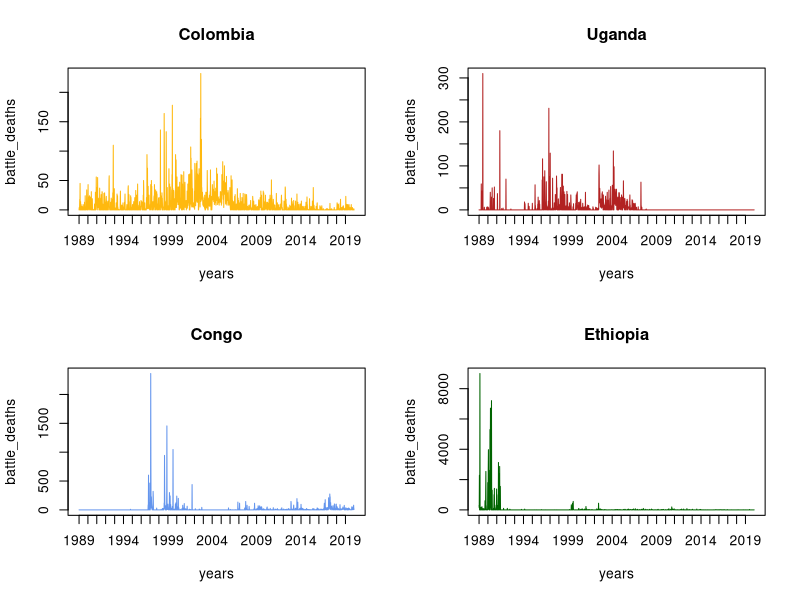
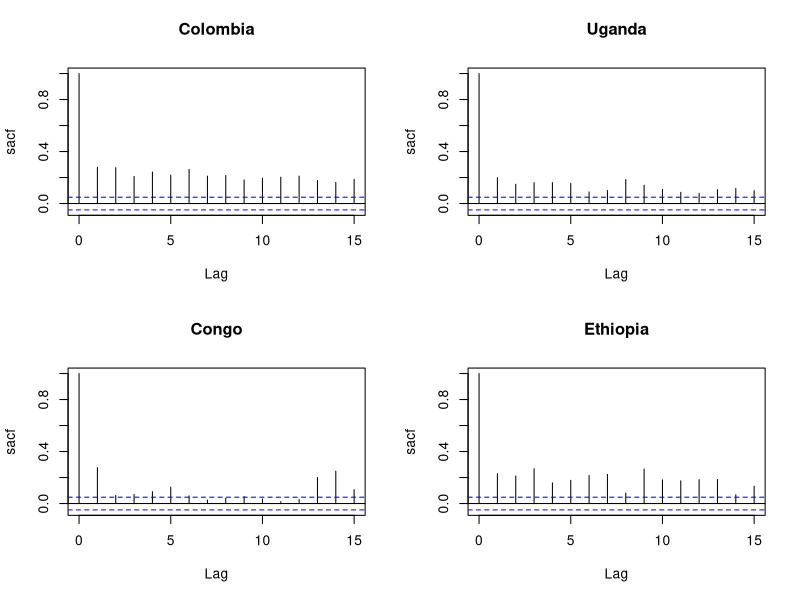

Source code (R) for these figures, in order:
setwd(dirname(rstudioapi::getSourceEditorContext()$path))

setwd("../../data")

uganda <- read.csv("uganda.csv")
colombia <- read.csv("colombia.csv")
congo <- read.csv("congo.csv")
ethiopia <- read.csv("ethiopia.csv")

setwd("../scripts/exploration")

bd.con <- congo$battle_deaths
bd.uga <- uganda$battle_deaths
bd.col <- colombia$battle_deaths
bd.eth <- ethiopia$battle_deaths

# Plot of battle_deaths (Ethiopia)
year.inds <- which(ethiopia$week == 1)
year.labs <- ethiopia$year[year.inds]

pdf("./figs/bd_4countries.pdf", width=10, height=7)
par(mfrow=c(2, 2))
plot(1:length(bd.col), bd.col, type='l', col="darkgoldenrod1", xaxt="n",
     xlab="years", ylab="battle_deaths", main="Colombia")
axis(1, at=year.inds, labels=year.labs)
plot(1:length(bd.uga), bd.uga, type='l', col="firebrick", xaxt="n",
     xlab="years", ylab="battle_deaths", main="Uganda")
axis(1, at=year.inds, labels=year.labs)
plot(1:length(bd.con), bd.con, type='l', col="cornflowerblue", xaxt="n",
     xlab="years", ylab="battle_deaths", main="Congo")
axis(1, at=year.inds, labels=year.labs)
plot(1:length(bd.eth), bd.eth, type='l', col="darkgreen", xaxt="n",
     xlab="years", ylab="battle_deaths", main="Ethiopia")
axis(1, at=year.inds, labels=year.labs)
dev.off()

# SACF plots of battle_deaths

lag_max <- 15
y.lab <- "sacf"

pdf("./figs/sacf_4countries.pdf", width=10, height=8)
par(mfrow=c(2,2))
acf(bd.col, lag.max=lag_max, ylab=y.lab,
    main="Colombia")
acf(bd.uga, lag.max=lag_max, ylab=y.lab,
    main="Uganda")
acf(bd.con, lag.max=lag_max, ylab=y.lab, 
    main="Congo")
acf(bd.eth, lag.max=lag_max, ylab=y.lab, 
    main="Ethiopia")
dev.off()

# Overdispersion index of data
I.col <- round(sd(bd.col)^2/mean(bd.col), 1)
I.uga <- round(sd(bd.uga)^2/mean(bd.uga), 1)
I.con <- round(sd(bd.con)^2/mean(bd.con), 1)
I.eth <- round(sd(bd.eth)^2/mean(bd.eth), 1) 

c(I.col, I.uga, I.con, I.eth)

# Zero Inflation index of data
N <- length(bd.con)

p.0.col <- sum(bd.col == 0)/N
p.0.uga <- sum(bd.uga == 0)/N
p.0.con <- sum(bd.con == 0)/N
p.0.eth <- sum(bd.eth == 0)/N

I.zero.col <- round(1 + log(p.0.col)/mean(bd.col), 3)
I.zero.uga <- round(1 + log(p.0.uga)/mean(bd.uga), 3)
I.zero.con <- round(1 + log(p.0.con)/mean(bd.con), 3)
I.zero.eth <- round(1 + log(p.0.eth)/mean(bd.eth), 3)

c(I.zero.col, I.zero.uga, I.zero.con, I.zero.eth)
